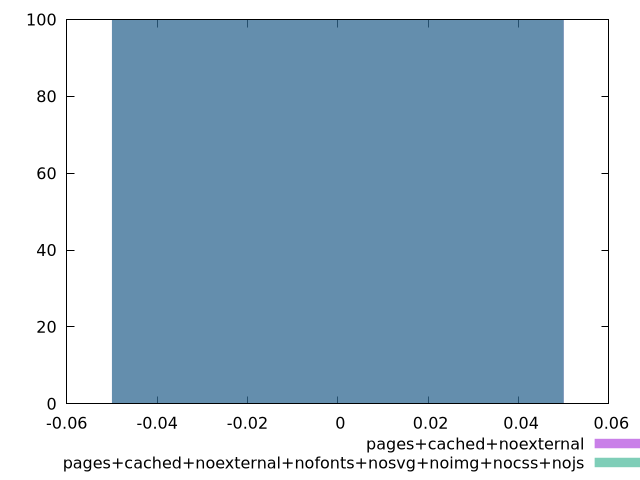

Here is the gnuplot script that generated this plot:
$_pagesCachedNoexternal <<EOF
0 100
EOF
$_pagesCachedNoexternalNofontsNosvgNoimgNocssNojs <<EOF
0 100
EOF
set key outside below
set terminal pngcairo
set output "report_00006_2020-11-02T20-21-41.718Z/efficient-animated-content/efficient-animated-content_pages+cached+noexternal_pages+cached+noexternal+nofonts+nosvg+noimg+nocss+nojs+hist.png"
set boxwidth 0.1
set style fill transparent solid 0.5 noborder
set yrange [0:100]
plot $_pagesCachedNoexternal title "pages+cached+noexternal" with boxes ,$_pagesCachedNoexternalNofontsNosvgNoimgNocssNojs title "pages+cached+noexternal+nofonts+nosvg+noimg+nocss+nojs" with boxes ,
